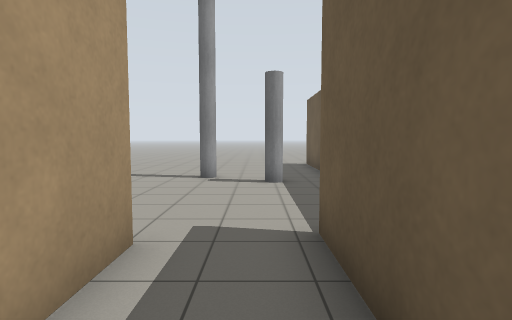
View 1 (above)

12 first-person views from a walk through a robot-simulator world made for Gazebo. The camera is 1.2 m above the floor, tilts 4° down and sees 80° across. The floor is counted in squares, 1 m on a side. Each view is taken from the middle of a square. On the plan, view 1 faces up. The plan holds only what a view shows up to about 13 squares ahead; the rest is blank.

View 2
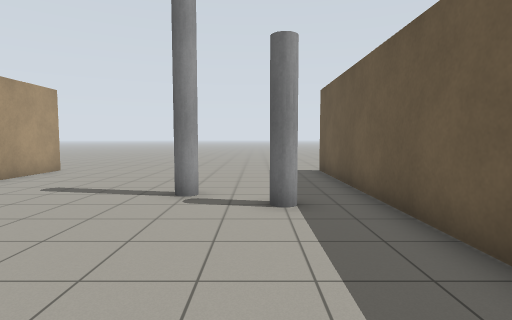

View 3
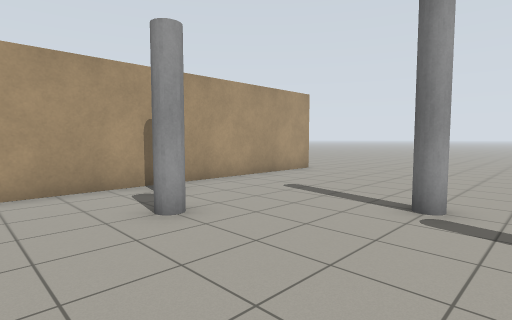

View 4
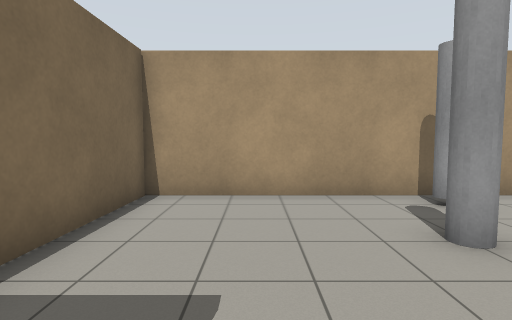

View 5
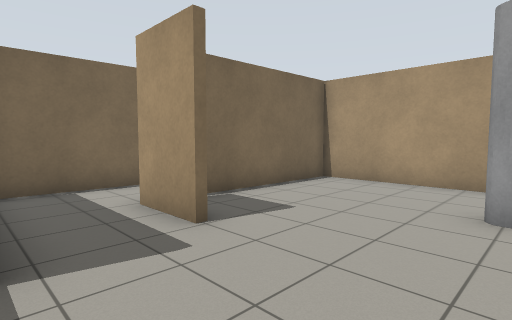

View 6
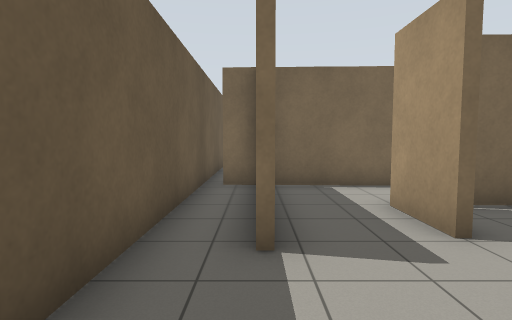

View 7
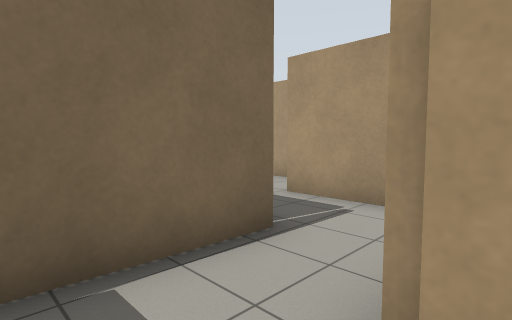

View 8
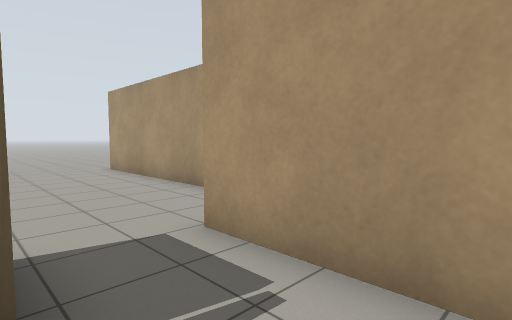

View 9
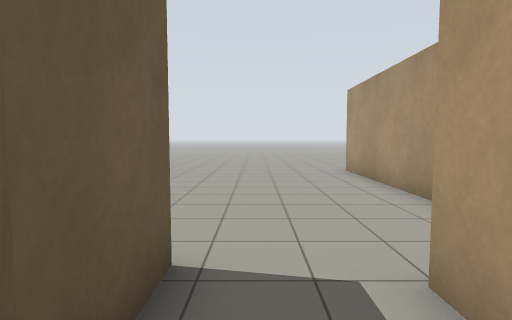

View 10
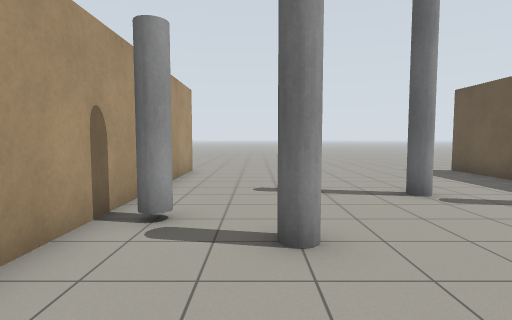

View 11
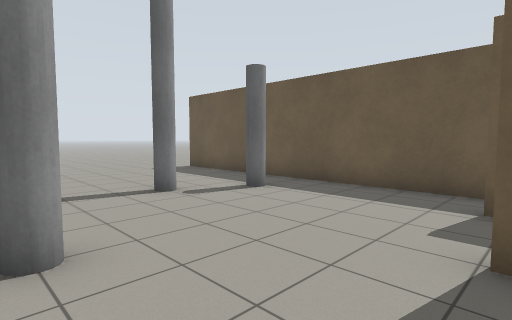

View 12
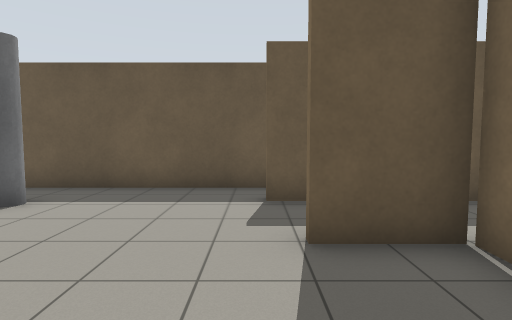

### Floor plan
Ten units are one square. View 1 is at (0, 0); x grows to the right and y downward. Boxes are objects, and circles mark ways between rooms. Rooms are numbered by the first view taken in them; rooms with no view inside come last. Other rooms are left out.
<svg viewBox="-85 -160 114 194">
<path fill="none" stroke="#000" d="M-15 7 5 8M8 4 8 -15M-74 -145 -74 -17 -16 -15 -16 -35M-14 -35 -14 -15M8 -15 8 -39M24 -15 24 -145M-54 -9 -54 25M-32 29 -32 7 -15 7"/>
<rect x="-75" y="-85" width="10" height="10" fill="#bbb"><title>grey pole</title></rect>
<rect x="-55" y="-75" width="10" height="10" fill="#bbb"><title>grey pole</title></rect>
<rect x="-25" y="-105" width="20" height="10" fill="#bbb"><title>grey pole</title></rect>
<rect x="-5" y="-95" width="10" height="10" fill="#bbb"><title>grey pole</title></rect>
<circle cx="-5" cy="-25" r="3" fill="#2a7"/>
<circle cx="-25" cy="-5" r="3" fill="#2a7"/>
<text x="-10" y="-10">1</text>
<text x="-30" y="-100">2</text>
<text x="-40" y="0">3</text>
</svg>
Room 1 opens to room 2. Room 1 opens to room 3.

Where each view was taken, in squares from view 1:
view 1: 0 up, 0 right, facing up
view 2: 3 up, 0 right, facing up
view 3: 4 up, 0 right, facing up-left
view 4: 4 up, 1 left, facing left
view 5: 7 up, 1 right, facing down-left
view 6: 7 up, 1 right, facing down
view 7: 2 up, 0 right, facing down-left
view 8: 1 up, 3 left, facing down-left
view 9: 0 up, 4 left, facing down
view 10: 3 up, 5 left, facing up
view 11: 3 up, 5 left, facing up-right
view 12: 4 up, 5 left, facing right
